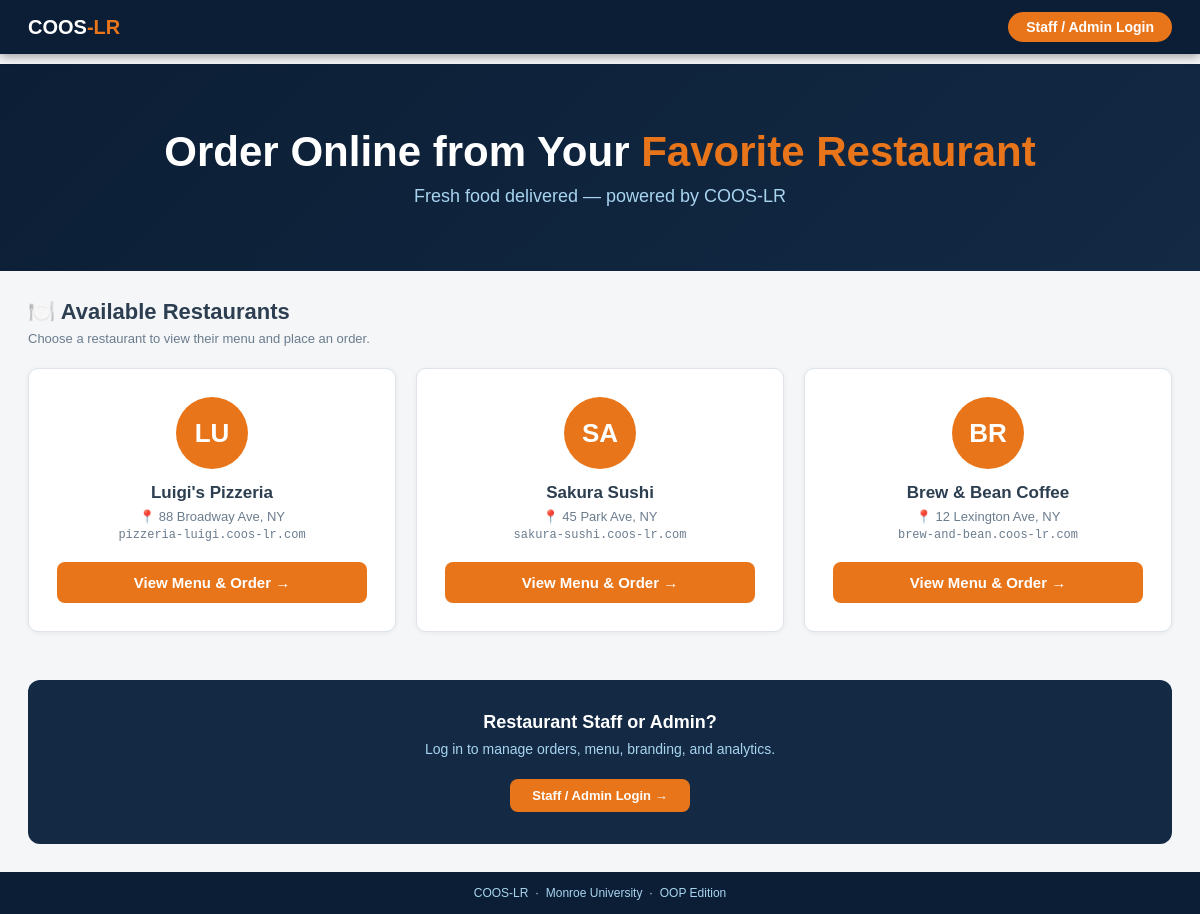
The page / on the database its author committed.
### coos_lr_oopv.py (models this page shows, shortened)
class Tenant(db.Model):
    __tablename__ = 'tenants'
    tenant_id = db.Column(db.Integer, primary_key=True)
    name = db.Column(db.String, nullable=False)
    subdomain = db.Column(db.String, unique=True, nullable=False)
    owner_name = db.Column(db.String, nullable=False)
    phone = db.Column(db.String)
    address = db.Column(db.String)
    is_active = db.Column(db.Integer, default=1, nullable=False)
    branding = db.relationship('TenantBranding', backref='tenant', uselist=False, cascade="all, delete-orphan")
    menu_items = db.relationship('MenuItem', backref='tenant', lazy=True)
    orders = db.relationship('Order', backref='tenant', lazy=True)
    @staticmethod
    def get_active(): return Tenant.query.filter_by(is_active=1).all()

### coos_lr_oopv.py (the view)
@app.route("/")
def index():
    tenants = Tenant.get_active()
    return render_template("home.html", tenants=tenants)

### templates/home.html (shortened to what this page needs)
{% extends "base.html" %}
{% block content %}
<div style="background:linear-gradient(135deg,var(--navy),var(--mid-navy));padding:64px 28px;text-align:center">
  <h1 style="color:#fff;font-size:42px;font-weight:700;margin-bottom:10px">
    Order Online from Your <span style="color:var(--orange)">Favorite Restaurant</span>
  </h1>
  <p style="color:var(--lsky);font-size:18px">Fresh food delivered — powered by COOS-LR</p>
</div>
<div class="page">
  <h2 style="font-size:22px;font-weight:700;margin-bottom:6px">🍽️ Available Restaurants</h2>
  <p style="color:var(--sub);font-size:13px;margin-bottom:22px">Choose a restaurant to view their menu and place an order.</p>
  <div class="grid3">
    {% for t in tenants %}
    <div class="card" style="text-align:center;padding:28px">
      <div style="width:72px;height:72px;border-radius:50%;background:var(--orange);color:#fff;
                  font-size:26px;font-weight:700;display:flex;align-items:center;justify-content:center;margin:0 auto 14px">
        {{ t.name[:2].upper() }}
      </div>
      <h3 style="font-size:17px;font-weight:700;margin-bottom:6px">{{ t.name }}</h3>
      <p style="font-size:13px;color:var(--sub);margin-bottom:4px">📍 {{ t.address }}</p>
      <p style="font-size:12px;color:var(--sub);font-family:monospace;margin-bottom:20px">{{ t.subdomain }}.coos-lr.com</p>
      <a href="/order/{{ t.subdomain }}" class="btn btn-o btn-w">View Menu & Order →</a>
    </div>
    {% else %}
    <p>No active restaurants found right now.</p>
    {% endfor %}
  </div>
  <div style="margin-top:48px;background:var(--mid-navy);border-radius:12px;padding:32px;text-align:center">
    <h3 style="color:#fff;font-size:18px;margin-bottom:8px">Restaurant Staff or Admin?</h3>
    <p style="color:var(--lsky);font-size:14px;margin-bottom:22px">Log in to manage orders, menu, branding, and analytics.</p>
    <a href="/login" class="btn btn-o">Staff / Admin Login →</a>
  </div>
</div>
{% endblock %}

### templates/base.html (style rules this page uses)
:root { --navy:#0B1E35; --mid-navy:#132944; --orange:#E8751A; --teal:#0E9F8E; --sky:#4DA6D9; --lsky:#A8D4F0; --green:#1A8C5A; --steel:#1D6FAB; --amber:#C47A0A; --white:#FFFFFF; --bg:#F4F6F8; --text:#2C3E50; --sub:#6B7C8D; --border:#DEE4EA; }
*,*::before,*::after { box-sizing:border-box;margin:0;padding:0 }
body { font-family:Calibri,Arial,sans-serif;background:var(--bg);color:var(--text);min-height:100vh;display:flex;flex-direction:column }
a { color:var(--orange);text-decoration:none }
.page { padding:28px;max-width:1280px;margin:0 auto;width:100% }
.card { background:#fff;border-radius:10px;border:1px solid var(--border);padding:24px;box-shadow:0 1px 5px rgba(0,0,0,.06) }
.grid3 { display:grid;grid-template-columns:repeat(3,1fr);gap:20px }
.btn { display:inline-block;padding:9px 22px;border-radius:8px;font-size:13px;font-weight:700;cursor:pointer;border:none;text-align:center;transition:filter .15s }
.btn-o { background:var(--orange);color:#fff }
.btn-w { width:100%;display:block;padding:12px;font-size:15px }

### rows shown on the page
Tenant: name "LU", name "Luigi's Pizzeria", address "88 Broadway Ave, NY", subdomain "pizzeria-luigi"
Tenant: name "SA", name "Sakura Sushi", address "45 Park Ave, NY", subdomain "sakura-sushi"
Tenant: name "BR", name "Brew & Bean Coffee", address "12 Lexington Ave, NY", subdomain "brew-and-bean"
